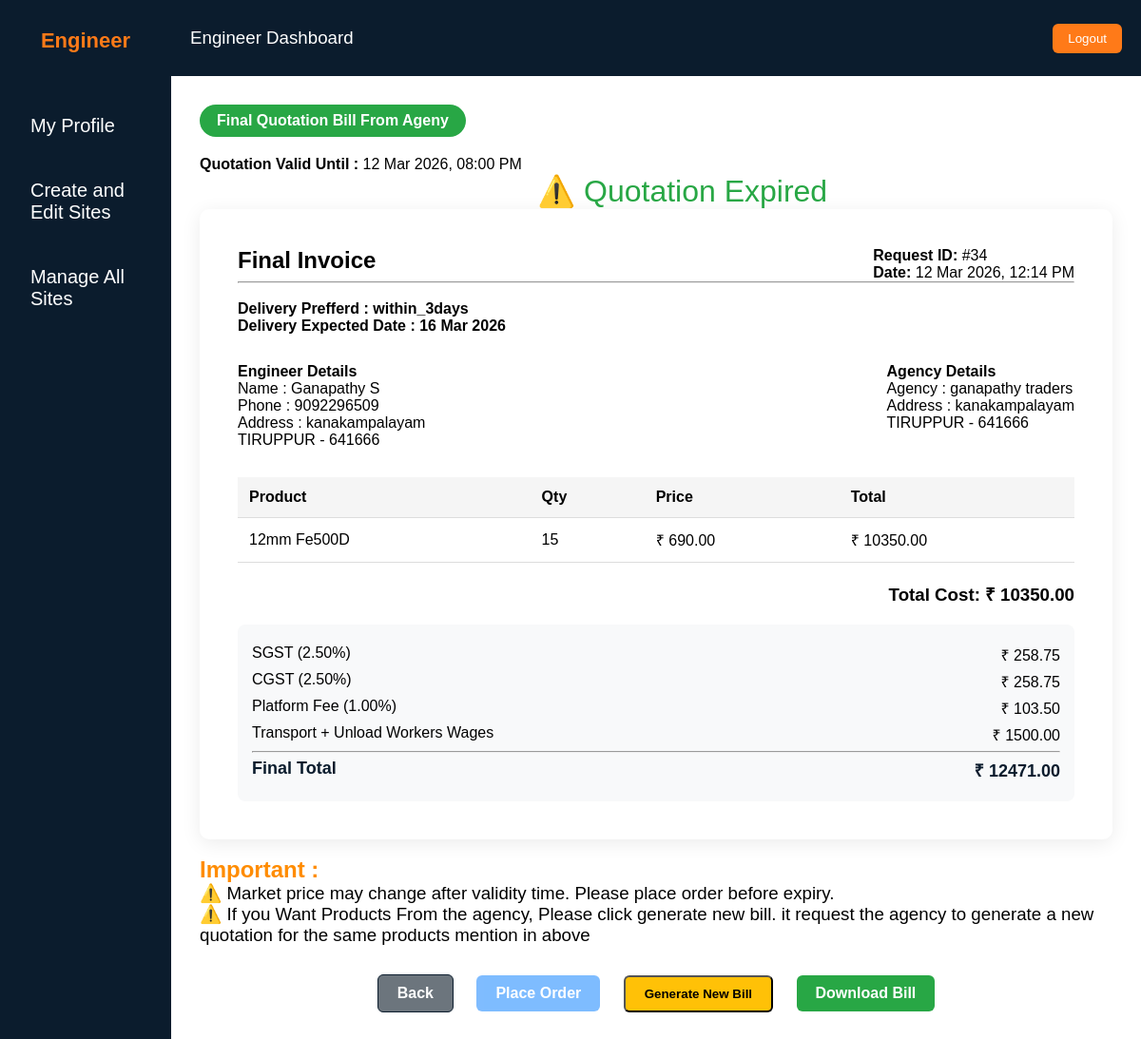
/final-bill/34/ (signed in), run on the app's committed database.
### Construct/models.py (models this page shows, shortened)
class QuotationRequest(models.Model):
    site = models.ForeignKey(
        ConstructionSite,
        on_delete=models.CASCADE
    )
    engineer = models.ForeignKey(
        User,
        on_delete=models.CASCADE
    )
    agency = models.ForeignKey(
        AgencyProfile,
        on_delete=models.CASCADE,
        null=True,
        blank=True
    )
    request_note = models.TextField()
    DELIVERY_CHOICES = [
("urgent","Urgent (1-2 days)"),
("3days","Within 3 days"),
("7days","Within 1 week"),
("flexible","Flexible"),
]
    delivery_preference = models.CharField(
    max_length=20,
    choices=DELIVERY_CHOICES ,default="flexible"
)
    expected_delivery_date = models.DateField(
    default=timezone.now
)
    estimated_total = models.DecimalField(
        max_digits=12,
        decimal_places=2
    )
    created_at = models.DateTimeField(auto_now_add=True)
    STATUS_CHOICES = [
        ("Requested", "Requested"),
        ("Approved", "Approved"),
        ("Rejected", "Rejected"),
        ("Expired","Expired"),
        ("MOVED_For_Order", "Converted To Order"),  # 🔥 add this
    ]
    status = models.CharField(
        max_length=20,
        choices=STATUS_CHOICES,
        default="Requested"
    )
    def default_valid_until():
        now = timezone.localtime()
        today_8pm = now.replace(
        hour=20,
        minute=0,
        second=0,
        microsecond=0
    )
        if now > today_8pm:
            today_8pm = today_8pm + timedelta(days=1)
        return today_8pm
    quotation_valid_until = models.DateTimeField(
    default=default_valid_until
)

class Engineerprofile(models.Model):
    user = models.OneToOneField(
        User,
        on_delete=models.CASCADE,
        related_name="engineer_profile"
    )
    email = models.EmailField(null=False, blank=False)
    DEGREE_CHOICES = [
        ('BE', 'BE'),
        ('ME', 'ME'),
        ('MTech', 'BTech'),
        ('MTech', 'MTech'),
        ('Diploma', 'Diploma'),
        ('PhD', 'PhD'),
        ('Others', 'Others'),
    ]
    degree = models.CharField(
        max_length=20,
        choices=DEGREE_CHOICES,
        null=False,
        blank=False
    )
    other_degree = models.CharField(
        max_length=100,
        null=False,
        blank=False
    )
    college_name = models.CharField(
        max_length=255,
        null=False,
        blank=False
    )
    clg_district = models.CharField(
        max_length=100,
        null=False,
        blank=False
    )
    degree_certificate = models.FileField(
        upload_to='engineer_certificates/',
        null=False,
        blank=False
    )
    full_name = models.CharField(
        max_length=150,
        null=False,
        blank=False
    )
    age = models.PositiveIntegerField(
        null=False,
        blank=False
    )
    GENDER_CHOICES = [
        ('Male', 'Male'),
        ('Female', 'Female'),
        ('Other', 'Other'),
    ]
    gender = models.CharField(
        max_length=10,
        choices=GENDER_CHOICES,
        null=False,
        blank=False
    )
    date_of_birth = models.DateField(
        null=False,
        blank=False
    )
    phone_number = models.CharField(
        max_length=10,
        unique=True,
        null=False,
        blank=False
    )
    address = models.TextField(
        null=False,
        blank=False
    )
    district = models.CharField(
        max_length=100,
        null=False,
        blank=False
    )
    state = models.CharField(
        max_length=100,
        null=False,
        blank=False
    )
    pincode = models.CharField(
        max_length=10,
        null=False,
        blank=False
    )
    terms_accepted = models.BooleanField(default=False)
    created_at = models.DateTimeField(auto_now_add=True)
    updated_at = models.DateTimeField(auto_now=True)

class ConstructionSite(models.Model):
    SITE_CATEGORY_CHOICES = [
        ('house', 'House'),
        ('building', 'Building'),
        ('flats', 'Flats'),
        ('commercial', 'Commercial Stores'),
        ('others', 'Others'),
    ]
    engineer = models.ForeignKey( User,
        on_delete=models.CASCADE,
        related_name="engineer_sites"
    )
    site_name = models.CharField(max_length=200)
    category = models.CharField(
        max_length=20,
        choices=SITE_CATEGORY_CHOICES
    )
    other_category = models.CharField(
    max_length=100,
    null=True,
    blank=True
)
    total_sqft = models.FloatField()
    site_map = models.FileField(
    upload_to='site_maps/',
    null=True,
    blank=True
)
    blueprint_file = models.FileField(
    upload_to='site_blueprints/',
    null=True,
    blank=True
)
    building_area_sqft = models.FloatField()
    approximate_budget = models.DecimalField(
        max_digits=12,
        decimal_places=2
    )
    start_date = models.DateField()
    end_date = models.DateField()
    STATUS_CHOICES = [
    ('Planning', 'Planning'),
    ('Started', 'Started'),
    ('Ongoing', 'Ongoing'),
    ('NearComplete', 'Near To Complete'),
    ('Completed', 'Completed'),
    ('HandedOver', 'Handed Over'),
]
    status = models.CharField(
    max_length=20,
    choices=STATUS_CHOICES,
    default='Planning'
)
    description = models.TextField(blank=True)
    site_address = models.TextField()
    site_district = models.CharField(max_length=100)
    site_state = models.CharField(max_length=100)
    site_pincode = models.CharField(max_length=10)
    created_at = models.DateTimeField(default=timezone.now)

class AgencyProfile(models.Model):
    user = models.OneToOneField(
        User,
        on_delete=models.CASCADE,
        related_name="agency_profile"
    )
    company_name = models.CharField(max_length=255)
    gst_number = models.CharField(max_length=50)
    gst_certificate = models.FileField(
        upload_to="agency_gst_certificates/"
    )
    company_phone = models.CharField(
        max_length=15,
        unique=True
    )
    company_address = models.TextField()
    company_district = models.CharField(max_length=100)
    company_state = models.CharField(max_length=100)
    company_pincode = models.CharField(max_length=6)
    owner_name = models.CharField(max_length=150)
    owner_email = models.EmailField()
    owner_phone = models.CharField(
        max_length=15,
        unique=True
    )
    GENDER_CHOICES = [
        ('Male', 'Male'),
        ('Female', 'Female'),
        ('Other', 'Other'),
    ]
    gender = models.CharField(
        max_length=10,
        choices=GENDER_CHOICES
    )
    owner_age = models.PositiveIntegerField()
    owner_dob = models.DateField()
    owner_address = models.TextField()
    owner_district = models.CharField(max_length=100)
    owner_state = models.CharField(max_length=100)
    owner_pincode = models.CharField(max_length=6)
    status = models.CharField(
        max_length=20,
        default="approved"
    )
    approved_at = models.DateTimeField(
        default=timezone.localtime
    )
    terms_accepted = models.BooleanField(default=False)
    created_at = models.DateTimeField(auto_now_add=True)
    updated_at = models.DateTimeField(auto_now=True)

class FinalQuotationItem(models.Model):
    final_estimate = models.ForeignKey(
        EstimatedQuotation,
        on_delete=models.CASCADE,
        related_name="final_items"
    )
    product_name = models.CharField(max_length=200)
    weight_or_size = models.CharField(max_length=100)
    quantity = models.PositiveIntegerField()
    final_price = models.DecimalField(max_digits=10, decimal_places=2)
    def total_price(self):
        return self.final_price * self.quantity

class EstimatedQuotation(models.Model):
    quotation = models.OneToOneField(
        QuotationRequest,
        on_delete=models.CASCADE,
        related_name="final_estimate"
    )
    base_total = models.DecimalField(max_digits=12, decimal_places=2)
    transport_charge = models.DecimalField(max_digits=10, decimal_places=2)
    cgst_percent = models.DecimalField(max_digits=5, decimal_places=2)
    sgst_percent = models.DecimalField(max_digits=5, decimal_places=2)
    platform_fee_percent = models.DecimalField(max_digits=5, decimal_places=2)
    cgst_amount = models.DecimalField(max_digits=10, decimal_places=2)
    sgst_amount = models.DecimalField(max_digits=10, decimal_places=2)
    platform_fee_amount = models.DecimalField(max_digits=10, decimal_places=2)
    final_total = models.DecimalField(max_digits=12, decimal_places=2)
    created_at = models.DateTimeField(auto_now_add=True)

### Construct/views.py (the view)
# urls.py: path( "final-bill/<int:quotation_id>/",views.final_view_bill,name="final_view_bill"),
@login_required
def final_view_bill(request, quotation_id):
    quotation = get_object_or_404(
        QuotationRequest,
        id=quotation_id,
    )
    final_estimate = get_object_or_404(
        EstimatedQuotation,
        quotation=quotation
    )
    return render(
        request,
        "engineer_side/final_view_bill.html",
        {
            "quotation": quotation,
            "final_estimate": final_estimate,
        }
    )

### templates/engineer_side/final_view_bill.html (shortened to what this page needs)
{% extends "engineer_side/engineer_dashboard.html" %}
{% load static %}
{% block content %}
<div class="quote-badge">Final Quotation Bill From Ageny</div>
<div class="validity-box">
  <strong>Quotation Valid Until :</strong>
  {{ quotation.quotation_valid_until|date:"d M Y, h:i A" }}
</div>
<div id="countdown" class="countdown-timer"></div>
<div class="invoice-container">
  <div class="invoice-header">
    <div>
      <h2>Final Invoice</h2>
    </div>
    <div>
      <p><strong>Request ID:</strong> #{{ quotation.id }}</p>
      <p><strong>Date:</strong> {{ quotation.created_at|date:"d M Y, h:i A" }}</p>
    </div>
  </div>
  <hr>
    <br>
  <div class="delivery_det">
    <h4>Delivery Prefferd :       {{ quotation.get_delivery_preference_display }}</h4>
    <h4> Delivery Expected Date : {{ quotation.expected_delivery_date|date:"d M Y" }}</h4>  </div>
  <div class="details-section">
    <div>
      <h4>Engineer Details</h4>
      <p>Name : {{ quotation.engineer.engineer_profile.full_name }}</p>
      <p>Phone : {{ quotation.engineer.engineer_profile.phone_number }}</p>
      <p>Address : {{ quotation.site.site_address }}</p>
      <p>{{ quotation.site.site_district }} - {{ quotation.site.site_pincode }}</p>
    </div>
    <div>
      <h4>Agency Details</h4>
      <p>Agency : {{ quotation.agency.company_name }}</p>
      <p>Address : {{ quotation.agency.company_address }}</p>
      <p>{{ quotation.agency.company_district }} - {{ quotation.agency.company_pincode }}</p>
    </div>
  </div>
<table class="invoice-table">
  <thead>
    <tr>
      <th>Product</th>
      <th>Qty</th>
      <th>Price</th>
      <th>Total</th>
    </tr>
  </thead>
  <tbody>
    {% for item in final_estimate.final_items.all %}
    <tr>
      <td>{{ item.product_name }}</td>
      <td>{{ item.quantity }}</td>
      <td>₹ {{ item.final_price }}</td>
      <td>₹ {{ item.total_price }}</td>
    </tr>
    {% endfor %}
  </tbody>
</table>
  <div class="total-box">
    <h3>Total Cost: ₹ {{ quotation.final_estimate.base_total }}</h3>
    <div class="breakdown-box">
      <div class="line">
        <span>SGST ({{ quotation.final_estimate.sgst_percent }}%)</span>
        <span>₹ {{ quotation.final_estimate.sgst_amount }}</span>
      </div>
      <div class="line">
        <span>CGST ({{ quotation.final_estimate.cgst_percent }}%)</span>
        <span>₹ {{ quotation.final_estimate.cgst_amount }}</span>
      </div>
      <div class="line">
        <span>Platform Fee ({{ quotation.final_estimate.platform_fee_percent }}%)</span>
        <span>₹ {{ quotation.final_estimate.platform_fee_amount }}</span>
      </div>
      <div class="line">
        <span>Transport + Unload Workers Wages</span>
        <span>₹ {{ quotation.final_estimate.transport_charge }}</span>
      </div>
      <hr>
      <div class="line final-line">
        <span>Final Total</span>
        <span>₹ {{ quotation.final_estimate.final_total }}</span>
      </div>
    </div>
  </div>
</div><br>
<div>
  <h2 style="color: darkorange;">Important :</h2>
  <h3 style="font-weight: 500;">⚠️ Market price may change after validity time.
Please place order before expiry.</h3><h3 style="font-weight: 500;">⚠️ If you Want Products From the agency,
Please click generate new bill. it request the agency to generate a new quotation for the same products mention in above</h3>
<div class="action-section">
<a href="{% url 'manage_quotations_orders' quotation.site.id %}"
   class="btn btn-back">
   Back
</a>
<a href="{% url 'place_order' quotation.id %}"
   id="placeOrderBtn"
   class="btn btn-order">
   Place Order
</a>
<button
   id="regenBtn"
   class="btn btn-regenerate"
   onclick="openPopup()">
   Generate New Bill
</button>
<a href="#"
   onclick="window.print()"
   class="btn btn-print">
   Download Bill
</a>
</div>
{% endblock %}

### templates/engineer_side/engineer_dashboard.html (style rules this page uses)
* { margin: 0; padding: 0; box-sizing: border-box; font-family: "Oswald", sans-serif; }
body { background: #ffffff; overflow: hidden; }
.btn-back { flex: 1; background: #ffffff; border: 1px solid #0b1c2d; color: #0b1c2d; padding: 10px; border-radius: 6px; cursor: pointer; }

### templates/engineer_side/final_view_bill.html (style rules this page uses)
.quote-badge { background:#28a745; padding:8px 18px; display:inline-block; font-weight:600; border-radius:20px; margin-bottom:20px; color:#fff; }
.invoice-container { background:#fff; padding:40px; border-radius:10px; box-shadow:0 4px 20px rgba(0,0,0,0.08); }
.invoice-header { display:flex; justify-content:space-between; }
.details-section { display:flex; justify-content:space-between; margin:30px 0; }
.invoice-table { width:100%; border-collapse:collapse; margin-top:20px; }
.invoice-table th, .invoice-table td { border-bottom:1px solid #ddd; padding:12px; text-align:left; }
.invoice-table th { background:#f5f5f5; }
.total-box { text-align:right; margin-top:20px; }
.breakdown-box { margin-top:20px; padding:15px; background:#f8f9fa; border-radius:8px; }
.line { display:flex; justify-content:space-between; margin:6px 0; }
.final-line { font-weight:700; font-size:18px; color:#0b1c2d; }
.action-section { margin-top:30px; text-align:center; }
.btn { padding:10px 20px; border-radius:6px; text-decoration:none; color:#fff; margin:0 10px; display:inline-block; font-weight:600; }
.btn-back { background:#6c757d; }
.btn-order { background:#007bff; }
.btn-print { background:#28a745; }
.countdown-timer { font-size: xx-large; margin-left: 37%; color: #28a745; }
.btn-regenerate { background:#ffc107; color:#000; }

### data on the page
QuotationRequest: quotation_valid_until "12 Mar 2026, 08:00 PM", id "34", created_at "12 Mar 2026, 12:14 PM", delivery_preference "within_3days", expected_delivery_date "16 Mar 2026", engineer.engineer_profile.full_name "Ganapathy S", engineer.engineer_profile.phone_number "9092296509", site.site_address "kanakampalayam", site.site_district "TIRUPPUR", site.site_pincode "641666", agency.company_name "ganapathy traders", agency.company_address "kanakampalayam", agency.company_district "TIRUPPUR", agency.company_pincode "641666", final_estimate.base_total "10350.00", final_estimate.sgst_percent "2.50", final_estimate.sgst_amount "258.75", final_estimate.cgst_percent "2.50", final_estimate.cgst_amount "258.75", final_estimate.platform_fee_percent "1.00", final_estimate.platform_fee_amount "103.50", final_estimate.transport_charge "1500.00", final_estimate.final_total "12471.00"
FinalQuotationItem: product_name "12mm Fe500D", quantity "15", final_price "690.00", total_price "10350.00"
